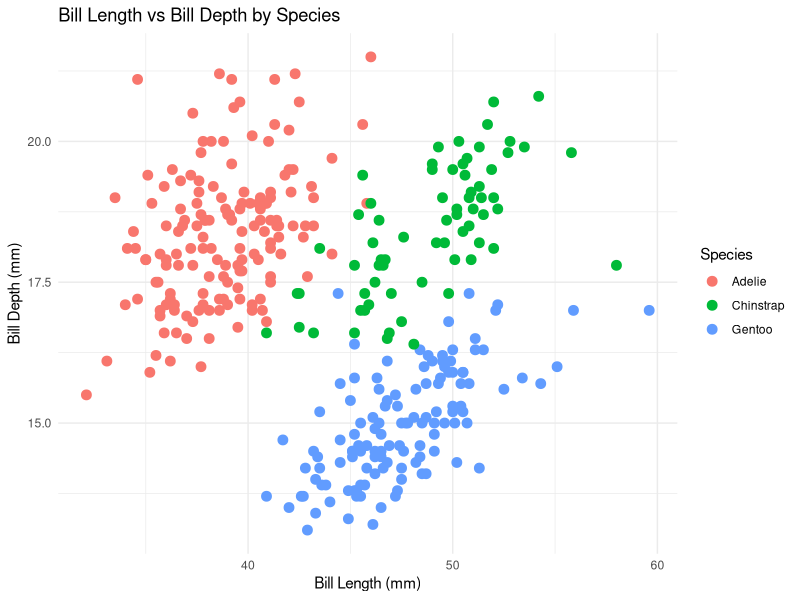
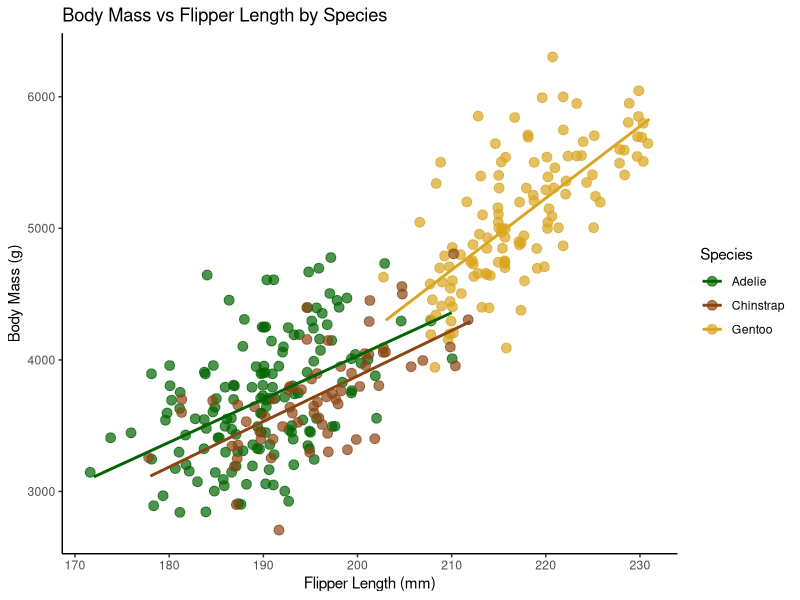

R code for these plots, in order:
## ---- chunk 1
# AI-Driven Workshop: Data Analysis and Visualization in R
# This workshop uses the palmerpenguins dataset to demonstrate data analysis and visualization techniques in R.

# Load tidyverse and palmerpenguins libraries
library(palmerpenguins)
library(tidyverse)

# Create a ggplot scatter plot using the penguins dataset. Plot bill_length_mm on the x_axis and bill_depth_mm on the y-axis. Color points by species and use geom_point with size 3. Add a minimal theme and clean labels.

ggplot(data = penguins, aes(x = bill_length_mm, y = bill_depth_mm, color = species)) +
  geom_point(size = 3) +
  theme_minimal() +
  labs(title = "Bill Length vs Bill Depth by Species",
       x = "Bill Length (mm)",
       y = "Bill Depth (mm)",
       color = "Species")
## ---- chunk 2
# Build a scatter plot ussing ggplot mapping body_mass_g against flipper_length_mm, adding a linear regression trend line (geom_smooth) for each species. Add a classic theme and clean labels, publication style. Make the points jitter and color them in earth tones.

ggplot(data = penguins, aes(x = flipper_length_mm, y = body_mass_g, color = species)) +
  geom_jitter(size = 3, alpha = 0.7) +
  geom_smooth(method = "lm", se = FALSE) +
  theme_classic() +
  scale_color_manual(values = c("darkgreen", "saddlebrown", "goldenrod")) +
  labs(title = "Body Mass vs Flipper Length by Species",
       x = "Flipper Length (mm)",
       y = "Body Mass (g)",
       color = "Species")

# It works best when you are as specific as possible; I clarified that I wanted the points to be jittered and colored in earth tones. I also specified that I wanted a linear regression trend line for each species, and that I wanted a classic theme with clean labels, publication style.
## ---- chunk 3
